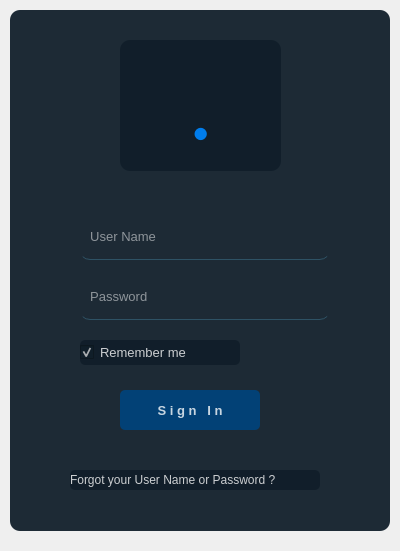
<?xml version="1.0" encoding="UTF-8"?>
<ui version="4.0">
 <class>Form</class>
 <widget class="QWidget" name="Form">
  <property name="geometry">
   <rect>
    <x>0</x>
    <y>0</y>
    <width>400</width>
    <height>551</height>
   </rect>
  </property>
  <property name="windowTitle">
   <string>Form</string>
  </property>
  <widget class="QWidget" name="widget" native="true">
   <property name="geometry">
    <rect>
     <x>10</x>
     <y>10</y>
     <width>380</width>
     <height>521</height>
    </rect>
   </property>
   <property name="styleSheet">
    <string notr="true">background-color: rgba(16, 30, 41, 240);
border-radius:10px;
</string>
   </property>
   <widget class="QLabel" name="label">
    <property name="geometry">
     <rect>
      <x>110</x>
      <y>30</y>
      <width>161</width>
      <height>131</height>
     </rect>
    </property>
    <property name="font">
     <font>
      <pointsize>70</pointsize>
     </font>
    </property>
    <property name="styleSheet">
     <string notr="true">color: rgb(0, 125, 236);</string>
    </property>
    <property name="text">
     <string></string>
    </property>
    <property name="textFormat">
     <enum>Qt::AutoText</enum>
    </property>
    <property name="alignment">
     <set>Qt::AlignCenter</set>
    </property>
   </widget>
   <widget class="QLineEdit" name="lineEdit">
    <property name="geometry">
     <rect>
      <x>70</x>
      <y>210</y>
      <width>250</width>
      <height>40</height>
     </rect>
    </property>
    <property name="font">
     <font>
      <pointsize>10</pointsize>
      <weight>50</weight>
      <bold>false</bold>
     </font>
    </property>
    <property name="styleSheet">
     <string notr="true">background-color: rgba(0, 0, 0, 0);
border:1px solid rgba(0,0,0,0);
border-bottom-color:rgba(46,82,101,255);
color:rgb(255,255,255);
padding-bottom:7px</string>
    </property>
    <property name="placeholderText">
     <string>  User Name</string>
    </property>
   </widget>
   <widget class="QLineEdit" name="lineEdit_2">
    <property name="geometry">
     <rect>
      <x>70</x>
      <y>270</y>
      <width>250</width>
      <height>40</height>
     </rect>
    </property>
    <property name="font">
     <font>
      <pointsize>10</pointsize>
      <weight>50</weight>
      <bold>false</bold>
     </font>
    </property>
    <property name="styleSheet">
     <string notr="true">background-color: rgba(0, 0, 0, 0);
border:1px solid rgba(0,0,0,0);
border-bottom-color:rgba(46,82,101,255);
color:rgb(255,255,255);
padding-bottom:7px</string>
    </property>
    <property name="echoMode">
     <enum>QLineEdit::Password</enum>
    </property>
    <property name="placeholderText">
     <string>  Password</string>
    </property>
   </widget>
   <widget class="QCheckBox" name="checkBox">
    <property name="enabled">
     <bool>true</bool>
    </property>
    <property name="geometry">
     <rect>
      <x>70</x>
      <y>330</y>
      <width>160</width>
      <height>25</height>
     </rect>
    </property>
    <property name="font">
     <font>
      <pointsize>10</pointsize>
     </font>
    </property>
    <property name="whatsThis">
     <string/>
    </property>
    <property name="autoFillBackground">
     <bool>false</bool>
    </property>
    <property name="styleSheet">
     <string notr="true">QCheckBox#checkBox{
color: rgba(255, 255, 255, 200);
border-radius:5px;
}</string>
    </property>
    <property name="text">
     <string>Remember me</string>
    </property>
    <property name="checked">
     <bool>true</bool>
    </property>
    <property name="tristate">
     <bool>false</bool>
    </property>
   </widget>
   <widget class="QPushButton" name="pushButton">
    <property name="geometry">
     <rect>
      <x>110</x>
      <y>380</y>
      <width>140</width>
      <height>40</height>
     </rect>
    </property>
    <property name="font">
     <font>
      <pointsize>10</pointsize>
      <weight>75</weight>
      <bold>true</bold>
     </font>
    </property>
    <property name="mouseTracking">
     <bool>false</bool>
    </property>
    <property name="acceptDrops">
     <bool>true</bool>
    </property>
    <property name="autoFillBackground">
     <bool>false</bool>
    </property>
    <property name="styleSheet">
     <string notr="true">QPushButton#pushButton{
background-color: rgb(2, 65, 118);
color: rgba(255, 255, 255, 200);
border-radius:5px;
}
QPushButton#pushButton:pressed{
padding-left:5px;
padding-top:5px;
background-color: rgb(2, 65, 100);
backgroung-position:calc(100%-10px)center;
}
QPushButton#pushButton:hover{
background-color: rgba(2, 65, 118, 200);
}</string>
    </property>
    <property name="text">
     <string>S i g n   I n</string>
    </property>
    <property name="checkable">
     <bool>false</bool>
    </property>
    <property name="autoRepeat">
     <bool>false</bool>
    </property>
   </widget>
   <widget class="QLabel" name="label_2">
    <property name="geometry">
     <rect>
      <x>60</x>
      <y>460</y>
      <width>250</width>
      <height>20</height>
     </rect>
    </property>
    <property name="font">
     <font>
      <pointsize>9</pointsize>
     </font>
    </property>
    <property name="styleSheet">
     <string notr="true">QLabel#label_2{
color: rgba(255, 255, 255, 200);
border-radius:5px;
}</string>
    </property>
    <property name="text">
     <string>Forgot your User Name or Password ?</string>
    </property>
   </widget>
  </widget>
 </widget>
 <resources/>
 <connections/>
</ui>
